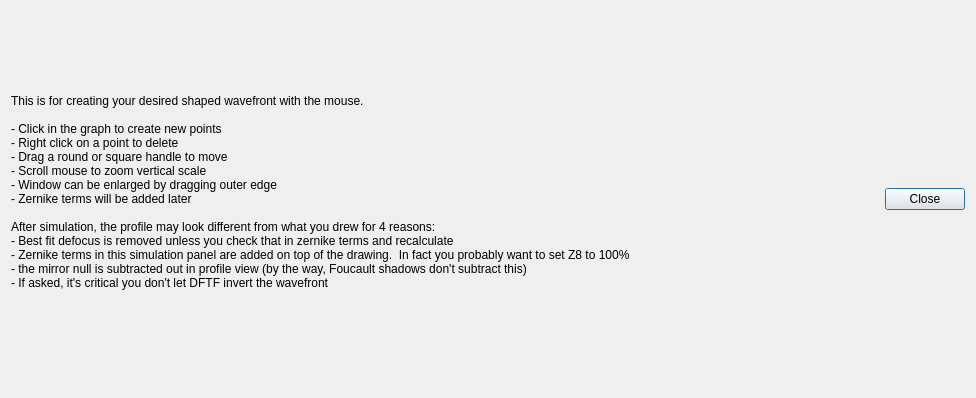
<?xml version="1.0" encoding="UTF-8"?>
<ui version="4.0">
 <class>ArbitraryWavefrontHelp</class>
 <widget class="QDialog" name="ArbitraryWavefrontHelp">
  <property name="geometry">
   <rect>
    <x>0</x>
    <y>0</y>
    <width>976</width>
    <height>398</height>
   </rect>
  </property>
  <property name="windowTitle">
   <string>Help/Tips</string>
  </property>
  <layout class="QVBoxLayout" name="verticalLayout" stretch="1">
   <item>
    <layout class="QHBoxLayout" name="horizontalLayout">
     <item>
      <widget class="QLabel" name="label">
       <property name="minimumSize">
        <size>
         <width>630</width>
         <height>0</height>
        </size>
       </property>
       <property name="text">
        <string>This is for creating your desired shaped wavefront with the mouse.

- Click in the graph to create new points
- Right click on a point to delete
- Drag a round or square handle to move
- Scroll mouse to zoom vertical scale
- Window can be enlarged by dragging outer edge
- Zernike terms will be added later

After simulation, the profile may look different from what you drew for 4 reasons:
- Best fit defocus is removed unless you check that in zernike terms and recalculate
- Zernike terms in this simulation panel are added on top of the drawing.  In fact you probably want to set Z8 to 100%
- the mirror null is subtracted out in profile view (by the way, Foucault shadows don't subtract this)
- If asked, it's critical you don't let DFTF invert the wavefront
</string>
       </property>
       <property name="wordWrap">
        <bool>true</bool>
       </property>
      </widget>
     </item>
     <item>
      <spacer name="horizontalSpacer">
       <property name="orientation">
        <enum>Qt::Horizontal</enum>
       </property>
       <property name="sizeHint" stdset="0">
        <size>
         <width>40</width>
         <height>20</height>
        </size>
       </property>
      </spacer>
     </item>
     <item>
      <widget class="QPushButton" name="pushButton">
       <property name="maximumSize">
        <size>
         <width>100</width>
         <height>16777215</height>
        </size>
       </property>
       <property name="text">
        <string>Close</string>
       </property>
      </widget>
     </item>
    </layout>
   </item>
  </layout>
 </widget>
 <resources/>
 <connections/>
</ui>
